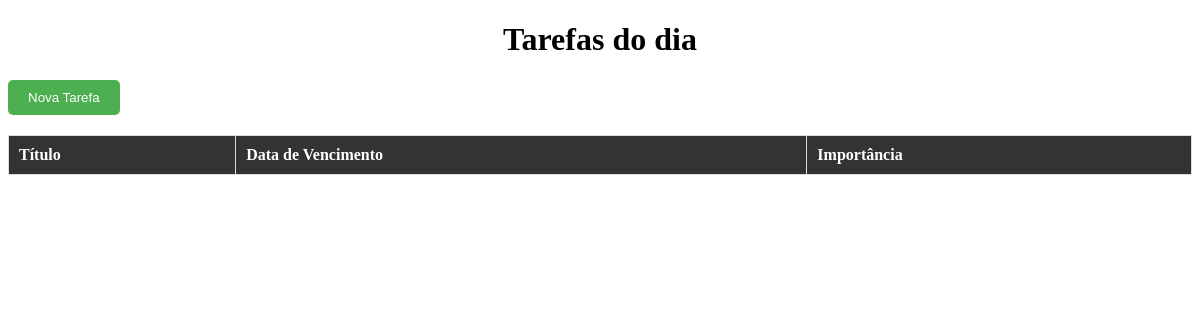
The page /todo/notes/ on the database as committed earlier.
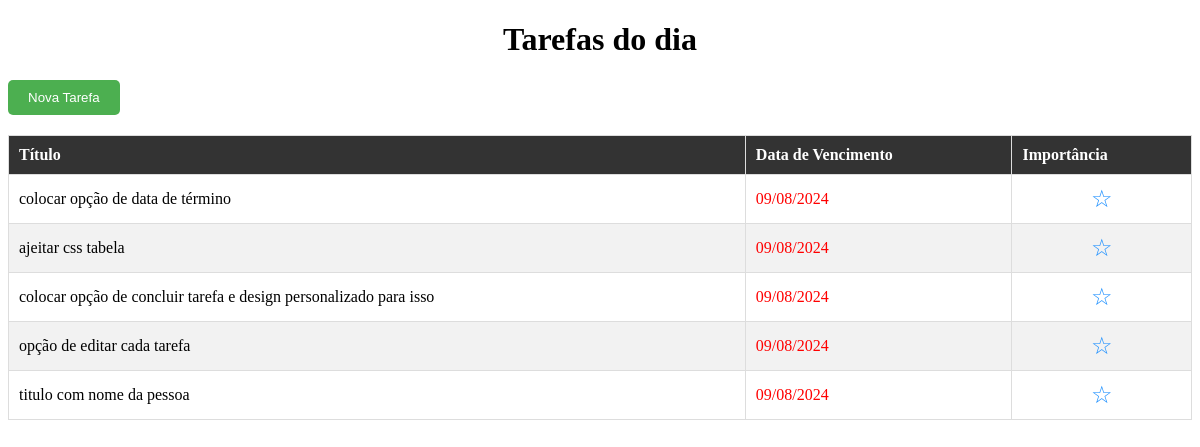
The same page on the database as committed later.
### todo/models.py (models this page shows, shortened)
class Note(models.Model):
    name_task = models.CharField(max_length=50)
    description = models.CharField(default=None,max_length= 300)
    created_date = models.DateField(auto_now=False, auto_now_add=True)
    end_date = models.DateTimeField(default=default_end_date)

### todo/views.py (the view)
# urls.py: path('notes/', notes, name='notes'),
def notes(request):
    all_notes = Note.objects.all() ##Retorna todas as notas
    for note in all_notes:
        print(f"ID: {note.id}, Tarefa: {note.name_task}, Descrição: {note.description}, Data de criação: {note.created_date}")
    return render(request, 'notes.html', {'notes': all_notes})

### todo/templates/notes.html (shortened to what this page needs)
<!DOCTYPE html>
<html>
<head>
    {% load static %}
    <link rel="stylesheet" type="text/css" href="{% static 'todo/css/styles.css' %}">
</head>
<body>
    <header class="header"><h1 class="tarefas-joao-title">Tarefas do dia</h1></header>
    <button id="myBtn" class="btn">Nova Tarefa</button>
    <table class="to-do-table">
        <thead>
            <tr>
                <th>Título</th>
                <th>Data de Vencimento</th>
                <th>Importância</th>
            </tr>
        </thead>
        <tbody>
            {% for note in notes %}
            <tr class="task-row" data-id="{{ note.id }}" data-title="{{ note.name_task }}" data-description="{{ note.description }}" data-duedate="{{ note.end_date|date:"d/m/Y" }}">
                <td>{{ note.name_task }}</td>
                <td class="due-date">{{ note.end_date|date:"d/m/Y" }}</td>
                <td class="important"><span class="star">&#9734;</span></td>
            </tr>
            {% endfor %}
        </tbody>
    </table>
</body>
</html>

### todo/static/todo/css/styles.css (style rules this page uses)
.btn { background-color: #4CAF50; color: white; padding: 10px 20px; border: none; border-radius: 5px; cursor: pointer; transition: background-color 0.3s ease; }
table { width: 100%; border-collapse: collapse; margin-top: 20px; }
th, td { border: 1px solid #ddd; padding: 10px; }
th { background-color: #333; color: white; text-align: left; }
tr:nth-child(even) { background-color: #f2f2f2; }
.important { text-align: center; }
.important .star { font-size: 24px; color: #1E90FF; cursor: pointer; transition: color 0.3s ease; }
.due-date { color: red; }
header { text-align: center; }

Rows that differ between the two databases and show on the page:
added Note: name_task "colocar opção de data de término", end_date "09/08/2024"
added Note: name_task "ajeitar css tabela", end_date "09/08/2024"
added Note: name_task "colocar opção de concluir tarefa e design personalizado para isso", end_date "09/08/2024"
added Note: name_task "opção de editar cada tarefa", end_date "09/08/2024"
added Note: name_task "titulo com nome da pessoa", end_date "09/08/2024"
